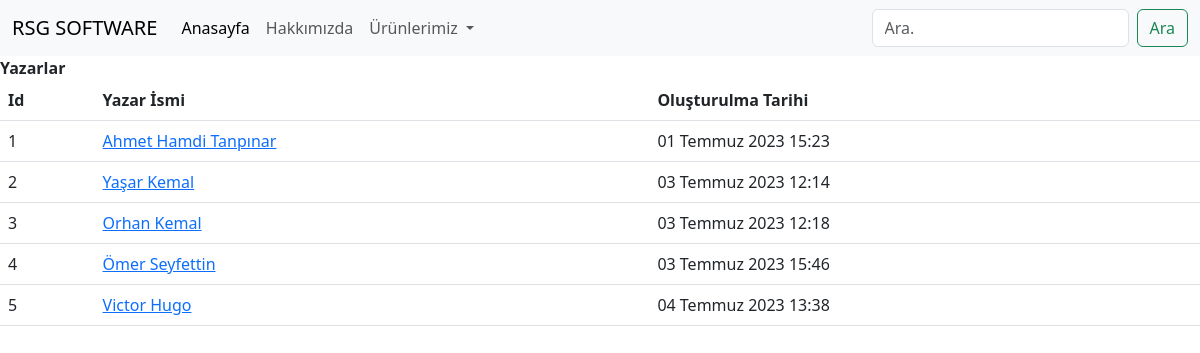
/books/authors, run on the app's committed database.
### books/models.py (models this page shows, shortened)
class Author(models.Model):
    name = models.CharField(max_length=55)
    created = models.DateTimeField('olusturuldu')

### books/views.py (the view)
# urls.py: path('authors',views.authors, name= 'authors'),
def authors(request):
    template = loader.get_template('authors.html')
    context = {
        'authors_table': Author.objects.all()
    }
    return render(request,'authors.html',context)

### books/templates/authors.html (shortened to what this page needs)
<!DOCTYPE html>
<html lang="en">
<head>
    <link href="https://cdn.jsdelivr.net/npm/bootstrap@5.3.0/dist/css/bootstrap.min.css" rel="stylesheet">
</head>
<body>
    <nav class="navbar navbar-expand-lg bg-body-tertiary">
        <div class="container-fluid">
          <a class="navbar-brand" href="#">RSG SOFTWARE</a>
          <div class="collapse navbar-collapse" id="navbarSupportedContent">
            <ul class="navbar-nav me-auto mb-2 mb-lg-0">
              <li class="nav-item">
                <a class="nav-link active" aria-current="page" href="#">Anasayfa</a>
              </li>
              <li class="nav-item">
                <a class="nav-link" href="#">Hakkımızda</a>
              </li>
              <li class="nav-item dropdown">
                <a class="nav-link dropdown-toggle" href="#" role="button" data-bs-toggle="dropdown" aria-expanded="false">
                  Ürünlerimiz
                </a>
              </li>
            </ul>
            <form class="d-flex" role="search">
              <input class="form-control me-2" type="search" placeholder="Ara." aria-label="Search">
              <button class="btn btn-outline-success" type="submit">Ara</button>
            </form>
          </div>
        </div>
      </nav>
   <b>Yazarlar</b>
   <table class="table">
        <thead>
            <th>Id</th>
            <th>Yazar İsmi</th>
            <th>Oluşturulma Tarihi</th>
        </thead>
    {% for author in authors_table %}
    <tr>
        <td>
            {{author.id}}
        </td>
        <td>
            <a href="/books/authordetails/{{author.id}}">{{author.name}}</a>
        </td>
        <td>
            {{author.created}}
        </td>
    </tr>
        {% endfor %}
   </table>
</body>
</html>

### data on the page
Author: id "1", name "Ahmet Hamdi Tanpınar", created "01 Temmuz 2023 15:23"
Author: id "2", name "Yaşar Kemal", created "03 Temmuz 2023 12:14"
Author: id "3", name "Orhan Kemal", created "03 Temmuz 2023 12:18"
Author: id "4", name "Ömer Seyfettin", created "03 Temmuz 2023 15:46"
Author: id "5", name "Victor Hugo", created "04 Temmuz 2023 13:38"
